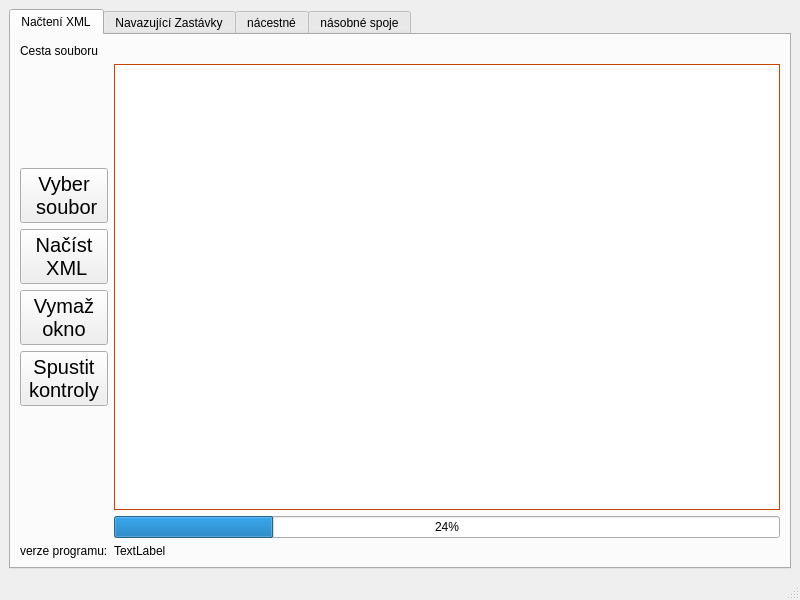
<?xml version="1.0" encoding="UTF-8"?>
<ui version="4.0">
 <class>MainWindow</class>
 <widget class="QMainWindow" name="MainWindow">
  <property name="geometry">
   <rect>
    <x>0</x>
    <y>0</y>
    <width>800</width>
    <height>600</height>
   </rect>
  </property>
  <property name="windowTitle">
   <string>RopidXmlTools</string>
  </property>
  <widget class="QWidget" name="centralwidget">
   <layout class="QGridLayout" name="gridLayout">
    <item row="0" column="0">
     <widget class="QTabWidget" name="tabWidget_mainSwitcher">
      <property name="sizePolicy">
       <sizepolicy hsizetype="Minimum" vsizetype="Minimum">
        <horstretch>0</horstretch>
        <verstretch>0</verstretch>
       </sizepolicy>
      </property>
      <property name="currentIndex">
       <number>0</number>
      </property>
      <widget class="QWidget" name="tab_load">
       <attribute name="title">
        <string>Načtení XML</string>
       </attribute>
       <layout class="QGridLayout" name="gridLayout_2">
        <item row="1" column="1" rowspan="5">
         <widget class="QTextEdit" name="textEdit_vypisChyb">
          <property name="palette">
           <palette>
            <active>
             <colorrole role="Base">
              <brush brushstyle="SolidPattern">
               <color alpha="255">
                <red>255</red>
                <green>255</green>
                <blue>255</blue>
               </color>
              </brush>
             </colorrole>
             <colorrole role="Window">
              <brush brushstyle="SolidPattern">
               <color alpha="255">
                <red>255</red>
                <green>85</green>
                <blue>0</blue>
               </color>
              </brush>
             </colorrole>
            </active>
            <inactive>
             <colorrole role="Base">
              <brush brushstyle="SolidPattern">
               <color alpha="255">
                <red>255</red>
                <green>255</green>
                <blue>255</blue>
               </color>
              </brush>
             </colorrole>
             <colorrole role="Window">
              <brush brushstyle="SolidPattern">
               <color alpha="255">
                <red>255</red>
                <green>85</green>
                <blue>0</blue>
               </color>
              </brush>
             </colorrole>
            </inactive>
            <disabled>
             <colorrole role="Base">
              <brush brushstyle="SolidPattern">
               <color alpha="255">
                <red>255</red>
                <green>85</green>
                <blue>0</blue>
               </color>
              </brush>
             </colorrole>
             <colorrole role="Window">
              <brush brushstyle="SolidPattern">
               <color alpha="255">
                <red>255</red>
                <green>85</green>
                <blue>0</blue>
               </color>
              </brush>
             </colorrole>
            </disabled>
           </palette>
          </property>
          <property name="frameShadow">
           <enum>QFrame::Raised</enum>
          </property>
          <property name="lineWidth">
           <number>3</number>
          </property>
         </widget>
        </item>
        <item row="3" column="0">
         <widget class="QPushButton" name="pushButton_clear">
          <property name="font">
           <font>
            <pointsize>15</pointsize>
           </font>
          </property>
          <property name="text">
           <string>Vymaž
okno</string>
          </property>
         </widget>
        </item>
        <item row="7" column="0">
         <widget class="QLabel" name="label_3">
          <property name="sizePolicy">
           <sizepolicy hsizetype="Maximum" vsizetype="Maximum">
            <horstretch>0</horstretch>
            <verstretch>0</verstretch>
           </sizepolicy>
          </property>
          <property name="text">
           <string>verze programu:</string>
          </property>
         </widget>
        </item>
        <item row="2" column="0">
         <layout class="QVBoxLayout" name="verticalLayout_2">
          <item>
           <widget class="QPushButton" name="pushButton_selectFile">
            <property name="font">
             <font>
              <pointsize>15</pointsize>
             </font>
            </property>
            <property name="text">
             <string>Vyber
 soubor</string>
            </property>
           </widget>
          </item>
          <item>
           <widget class="QPushButton" name="pushButton_start">
            <property name="font">
             <font>
              <pointsize>15</pointsize>
             </font>
            </property>
            <property name="text">
             <string>Načíst 
 XML</string>
            </property>
           </widget>
          </item>
         </layout>
        </item>
        <item row="4" column="0">
         <widget class="QPushButton" name="pushButton_vsechnyTesty">
          <property name="font">
           <font>
            <pointsize>15</pointsize>
           </font>
          </property>
          <property name="text">
           <string>Spustit
kontroly</string>
          </property>
         </widget>
        </item>
        <item row="7" column="1">
         <widget class="QLabel" name="label_verze">
          <property name="text">
           <string>TextLabel</string>
          </property>
         </widget>
        </item>
        <item row="0" column="0" colspan="2">
         <widget class="QLabel" name="label_xmlPath">
          <property name="sizePolicy">
           <sizepolicy hsizetype="Preferred" vsizetype="Maximum">
            <horstretch>0</horstretch>
            <verstretch>0</verstretch>
           </sizepolicy>
          </property>
          <property name="text">
           <string>Cesta souboru</string>
          </property>
         </widget>
        </item>
        <item row="6" column="1">
         <widget class="QProgressBar" name="progressBar">
          <property name="value">
           <number>24</number>
          </property>
         </widget>
        </item>
       </layout>
      </widget>
      <widget class="QWidget" name="tab_zastNavazSpoj">
       <attribute name="title">
        <string>Navazující Zastávky</string>
       </attribute>
       <layout class="QGridLayout" name="gridLayout_3">
        <item row="0" column="0">
         <widget class="QLabel" name="label_2">
          <property name="text">
           <string>Seznam zastávek, kde dochází k přechodu na návazný spoj</string>
          </property>
         </widget>
        </item>
        <item row="2" column="0">
         <layout class="QVBoxLayout" name="verticalLayout">
          <item>
           <widget class="QPushButton" name="pushButton_navazZast">
            <property name="text">
             <string>Spustit</string>
            </property>
           </widget>
          </item>
         </layout>
        </item>
        <item row="1" column="0">
         <widget class="QTableView" name="tableView_navazne"/>
        </item>
       </layout>
      </widget>
      <widget class="QWidget" name="tab_nacestne">
       <attribute name="title">
        <string>nácestné</string>
       </attribute>
       <layout class="QGridLayout" name="gridLayout_4">
        <item row="1" column="0">
         <widget class="QTableView" name="tableView_nacestne"/>
        </item>
        <item row="0" column="0">
         <widget class="QLabel" name="label">
          <property name="text">
           <string>Seznam spojů, které mají více jak 5 zástavek a mají 0 nácestných zastávek</string>
          </property>
         </widget>
        </item>
        <item row="2" column="0">
         <widget class="QPushButton" name="pushButton_nacestneStart">
          <property name="text">
           <string>Spustit</string>
          </property>
         </widget>
        </item>
       </layout>
      </widget>
      <widget class="QWidget" name="tab">
       <attribute name="title">
        <string>násobné spoje</string>
       </attribute>
       <layout class="QGridLayout" name="gridLayout_5">
        <item row="0" column="0">
         <widget class="QLabel" name="label_4">
          <property name="text">
           <string>Vypíše seznam spojů, které se vyskytují víckrát (několik platností)</string>
          </property>
         </widget>
        </item>
        <item row="1" column="0">
         <widget class="QTableView" name="tableView_nasobneSpoje"/>
        </item>
        <item row="2" column="0">
         <widget class="QPushButton" name="pushButton_nasobneSpoje">
          <property name="text">
           <string>Spustit</string>
          </property>
         </widget>
        </item>
       </layout>
      </widget>
     </widget>
    </item>
   </layout>
  </widget>
  <widget class="QMenuBar" name="menubar">
   <property name="geometry">
    <rect>
     <x>0</x>
     <y>0</y>
     <width>800</width>
     <height>21</height>
    </rect>
   </property>
  </widget>
  <widget class="QStatusBar" name="statusbar"/>
 </widget>
 <resources/>
 <connections/>
</ui>
